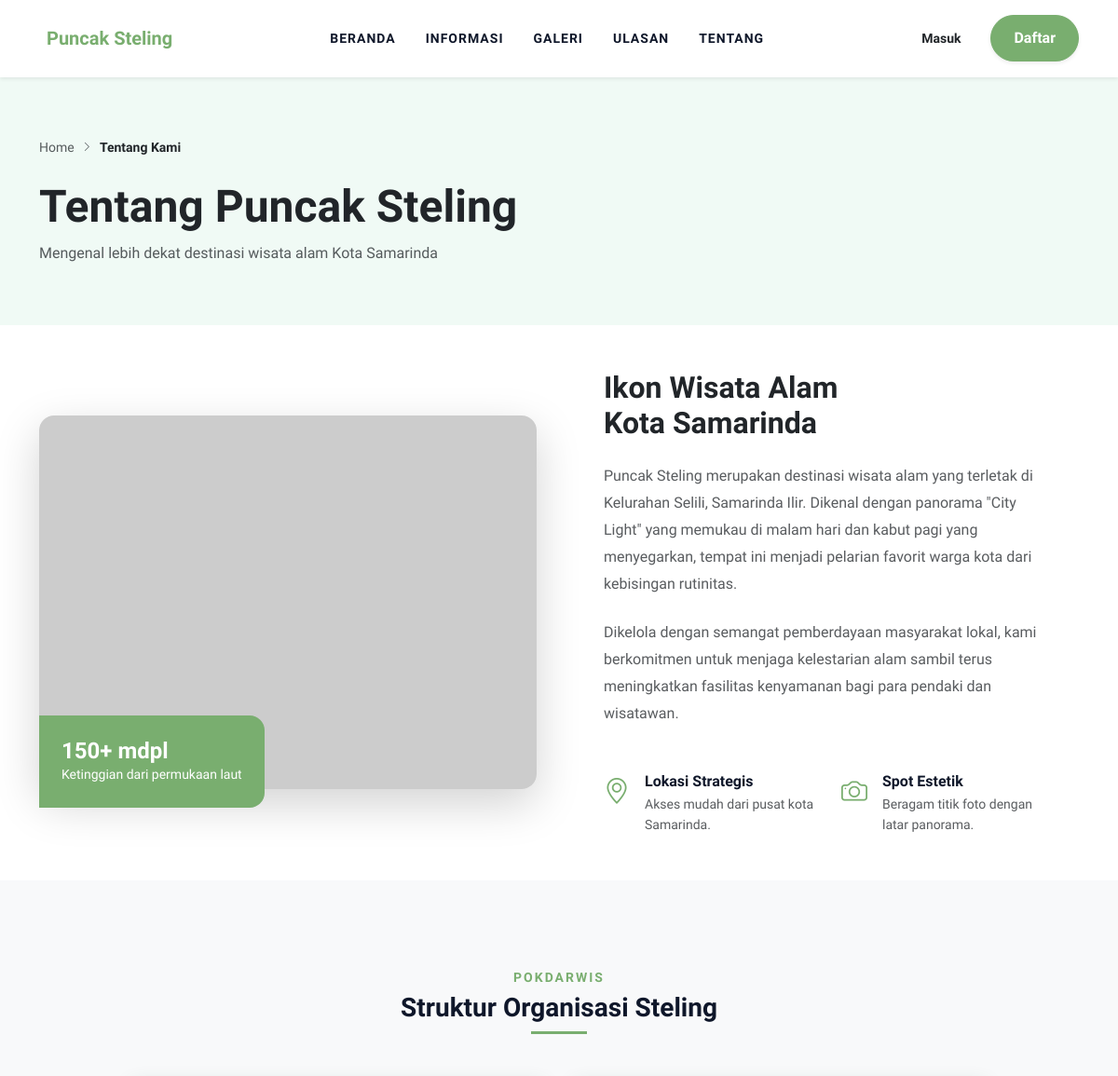
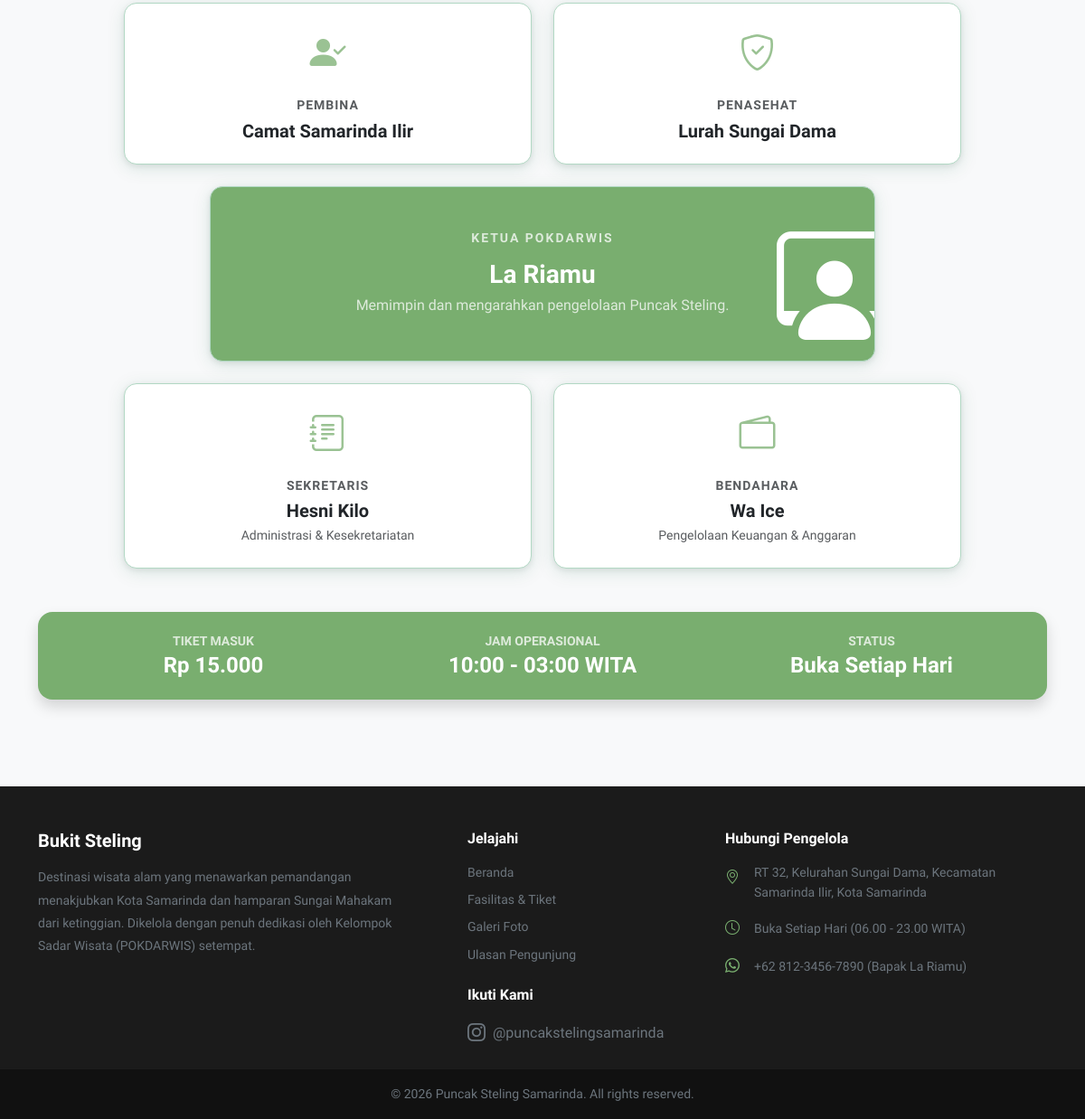
/views/public/tentang.php, run on the app's committed database (2 pictures, top to bottom).
### tables this page shows
CREATE TABLE `tb_informasi` (
  `id_info` int NOT NULL,
  `harga_tiket` int NOT NULL,
  `jam_buka` time NOT NULL,
  `jam_tutup` time NOT NULL,
  `deskripsi` text,
  `tata_tertib` text
);

### views/public/tentang.php (the view, shortened to what this page needs)
<?php
include '../../config/koneksi.php';
include '../templates/header.php';
include '../templates/navbar_public.php';
$query_info = mysqli_query($koneksi, "SELECT * FROM tb_informasi LIMIT 1");
$info = mysqli_fetch_assoc($query_info);
?>
<div class="min-vh-100 bg-white">
    <section class="py-5 border-b border-light" style="background-color: #F0FAF5;">
        <div class="container py-3">
            <nav class="d-flex align-items-center gap-2 mb-4 text-muted small">
                <a href="beranda.php" class="text-decoration-none text-muted">Home</a>
                <i class="bi bi-chevron-right" style="font-size: 0.7rem;"></i>
                <span class="text-dark fw-bold">Tentang Kami</span>
            </nav>
            <h1 class="display-5 fw-bold text-dark mb-0">Tentang Puncak Steling</h1>
            <p class="text-muted mt-2 mb-0">Mengenal lebih dekat destinasi wisata alam Kota Samarinda</p>
        </div>
    </section>
    <section class="py-5 lg:py-20">
        <div class="container">
            <div class="row g-5 align-items-center">
                <div class="col-lg-6">
                    <div class="position-relative">
                        <img src="../../assets/img/fasilitas/Puncak Steling.JPG" class="img-fluid rounded-4 shadow-lg w-100" alt="Puncak Steling View" onerror="this.src='https://via.placeholder.com/800x600?text=Indahnya+Puncak+Steling'">
                        <div class="position-absolute bottom-0 start-0 bg-primary-custom text-white p-4 rounded-end-4 d-none d-md-block" style="margin-bottom: -20px;">
                            <h4 class="fw-bold mb-0">150+ mdpl</h4>
                            <p class="small mb-0">Ketinggian dari permukaan laut</p>
                        </div>
                    </div>
                </div>
                <div class="col-lg-6 px-lg-5">
                    <h2 class="fw-bold text-dark mb-4">Ikon Wisata Alam <br>Kota Samarinda</h2>
                    <p class="text-muted mb-4" style="line-height: 1.8;">
                        Puncak Steling merupakan destinasi wisata alam yang terletak di Kelurahan Selili, Samarinda Ilir. Dikenal dengan panorama "City Light" yang memukau di malam hari dan kabut pagi yang menyegarkan, tempat ini menjadi pelarian favorit warga kota dari kebisingan rutinitas.
                    </p>
                    <p class="text-muted mb-5" style="line-height: 1.8;">
                        Dikelola dengan semangat pemberdayaan masyarakat lokal, kami berkomitmen untuk menjaga kelestarian alam sambil terus meningkatkan fasilitas kenyamanan bagi para pendaki dan wisatawan.
                    </p>
                    <div class="row g-4">
                        <div class="col-6">
                            <div class="d-flex align-items-start gap-3">
                                <div class="text-primary-custom fs-3"><i class="bi bi-geo-alt"></i></div>
                                <div>
                                    <h6 class="fw-bold mb-1">Lokasi Strategis</h6>
                                    <p class="small text-muted mb-0">Akses mudah dari pusat kota Samarinda.</p>
                                </div>
                            </div>
                        </div>
                        <div class="col-6">
                            <div class="d-flex align-items-start gap-3">
                                <div class="text-primary-custom fs-3"><i class="bi bi-camera"></i></div>
                                <div>
                                    <h6 class="fw-bold mb-1">Spot Estetik</h6>
                                    <p class="small text-muted mb-0">Beragam titik foto dengan latar panorama.</p>
                                </div>
                            </div>
                        </div>
                    </div>
                </div>
            </div>
        </div>
    </section>
    <section class="py-5 bg-light">
        <div class="container py-5">
            <div class="text-center mb-5">
                <h6 class="text-primary-custom fw-bold text-uppercase small mb-2" style="letter-spacing: 2px;">POKDARWIS</h6>
                <h3 class="fw-bold">Struktur Organisasi Steling</h3>
                <div class="bg-primary-custom mx-auto" style="width: 60px; height: 3px;"></div>
            </div>
            <div class="row justify-content-center g-4">
                <div class="col-md-5">
                    <div class="card card-custom border-0 shadow-sm p-4 h-100 bg-white text-center transition-all hover-up">
                        <div class="mb-3 text-primary-custom opacity-75">
                            <i class="bi bi-person-check-fill fs-1"></i>
                        </div>
                        <h6 class="text-muted small fw-bold text-uppercase mb-2" style="letter-spacing: 1px;">Pembina</h6>
                        <h5 class="fw-bold text-dark mb-0">Camat Samarinda Ilir</h5>
                    </div>
                </div>
                <div class="col-md-5">
                    <div class="card card-custom border-0 shadow-sm p-4 h-100 bg-white text-center transition-all hover-up">
                        <div class="mb-3 text-primary-custom opacity-75">
                            <i class="bi bi-shield-check fs-1"></i>
                        </div>
                        <h6 class="text-muted small fw-bold text-uppercase mb-2" style="letter-spacing: 1px;">Penasehat</h6>
                        <h5 class="fw-bold text-dark mb-0">Lurah Sungai Dama</h5>
                    </div>
                </div>
                <div class="col-md-8 mt-4">
                    <div class="card card-custom border-0 shadow-sm p-5 bg-primary-custom text-white text-center transition-all hover-up position-relative overflow-hidden">
                        <div class="position-relative" style="z-index: 2;">
                            <h6 class="text-uppercase small fw-bold mb-3 opacity-75" style="letter-spacing: 2px;">Ketua POKDARWIS</h6>
                            <h3 class="fw-bold mb-1">La Riamu</h3>
                            <p class="mb-0 opacity-75">Memimpin dan mengarahkan pengelolaan Puncak Steling.</p>
                        </div>
                        <i class="bi bi-person-workspace position-absolute opacity-10" style="font-size: 8rem; right: -20px; bottom: -20px; z-index: 1;"></i>
                    </div>
                </div>
                <div class="col-md-5 mt-4">
                    <div class="card card-custom border-0 shadow-sm p-4 h-100 bg-white text-center transition-all hover-up">
                        <div class="mb-3 text-primary-custom opacity-75">
                            <i class="bi bi-journal-text fs-1"></i>
                        </div>
                        <h6 class="text-muted small fw-bold text-uppercase mb-2" style="letter-spacing: 1px;">Sekretaris</h6>
                        <h5 class="fw-bold text-dark mb-1">Hesni Kilo</h5>
                        <p class="small text-muted mb-0">Administrasi & Kesekretariatan</p>
                    </div>
                </div>
                <div class="col-md-5 mt-4">
                    <div class="card card-custom border-0 shadow-sm p-4 h-100 bg-white text-center transition-all hover-up">
                        <div class="mb-3 text-primary-custom opacity-75">
                            <i class="bi bi-wallet2 fs-1"></i>
                        </div>
                        <h6 class="text-muted small fw-bold text-uppercase mb-2" style="letter-spacing: 1px;">Bendahara</h6>
                        <h5 class="fw-bold text-dark mb-1">Wa Ice</h5>
                        <p class="small text-muted mb-0">Pengelolaan Keuangan & Anggaran</p>
                    </div>
                </div>
            </div>
            <div class="mt-5 p-4 rounded-4 bg-primary-custom text-white text-center shadow">
                <div class="row align-items-center">
                    <div class="col-md-4 border-end-md">
                        <h6 class="text-uppercase small fw-bold opacity-75 mb-1">Tiket Masuk</h6>
                        <h4 class="fw-bold mb-0">Rp <?php echo number_format($info['harga_tiket'], 0, ',', '.'); ?></h4>
                    </div>
                    <div class="col-md-4 border-end-md">
                        <h6 class="text-uppercase small fw-bold opacity-75 mb-1">Jam Operasional</h6>
                        <h4 class="fw-bold mb-0"><?php echo date('H:i', strtotime($info['jam_buka'])); ?> - <?php echo date('H:i', strtotime($info['jam_tutup'])); ?> WITA</h4>
                    </div>
                    <div class="col-md-4">
                        <h6 class="text-uppercase small fw-bold opacity-75 mb-1">Status</h6>
                        <h4 class="fw-bold mb-0">Buka Setiap Hari</h4>
                    </div>
                </div>
            </div>
        </div>
    </section>
</div>
<?php include '../templates/footer.php'; ?>

### assets/css/style.css (style rules this page uses)
:root { --primary: #79AE6F; --primary-dark: #346739; --primary-light: #9FCB98; --primary-subtle: #F2EDC2; --secondary: #6366f1; --bg-light: #f8fafc; --white: #ffffff; --text-dark: #0f172a; --text-muted: #64748b; --border-color: #e2e8f0; --shadow-sm: 0 1px 3px 0 rgb(0 0 0 / 0.1), 0 1px 2px -1px rgb(0 0 0 / 0.1); --shadow-md: 0 4px 6px -1px rgb(0 0 0 / 0.1), 0 2px 4px -2px rgb(0 0 0 / 0.1); --shadow-lg: 0 10px 15px -3px rgb(0 0 0 / 0.1), 0 4px 6px -4px rgb(0 0 0 / 0.1); --shadow-xl: 0 20px 25px -5px rgb(0 0 0 / 0.1), 0 8px 10px -6px rgb(0 0 0 / 0.1); --radius-md: 12px; --radius-lg: 20px; --radius-xl: 32px; }
html { scroll-behavior: smooth; }
body { font-family: 'Plus Jakarta Sans', sans-serif; background-color: var(--bg-light); color: var(--text-dark); line-height: 1.6; overflow-x: hidden; }
.text-primary-custom { color: var(--primary) !important; }
.bg-primary-custom { background-color: var(--primary) !important; }
.card-custom { border: 1px solid #b2d8c4 !important; box-shadow: 0 4px 20px rgba(0, 100, 60, 0.13), 0 2px 6px rgba(0, 0, 0, 0.08) !important; border-radius: 14px !important; transition: all 0.2s ease; }

### data on the page
tb_informasi: harga_tiket "15.000", jam_buka "10:00", jam_tutup "03:00"
